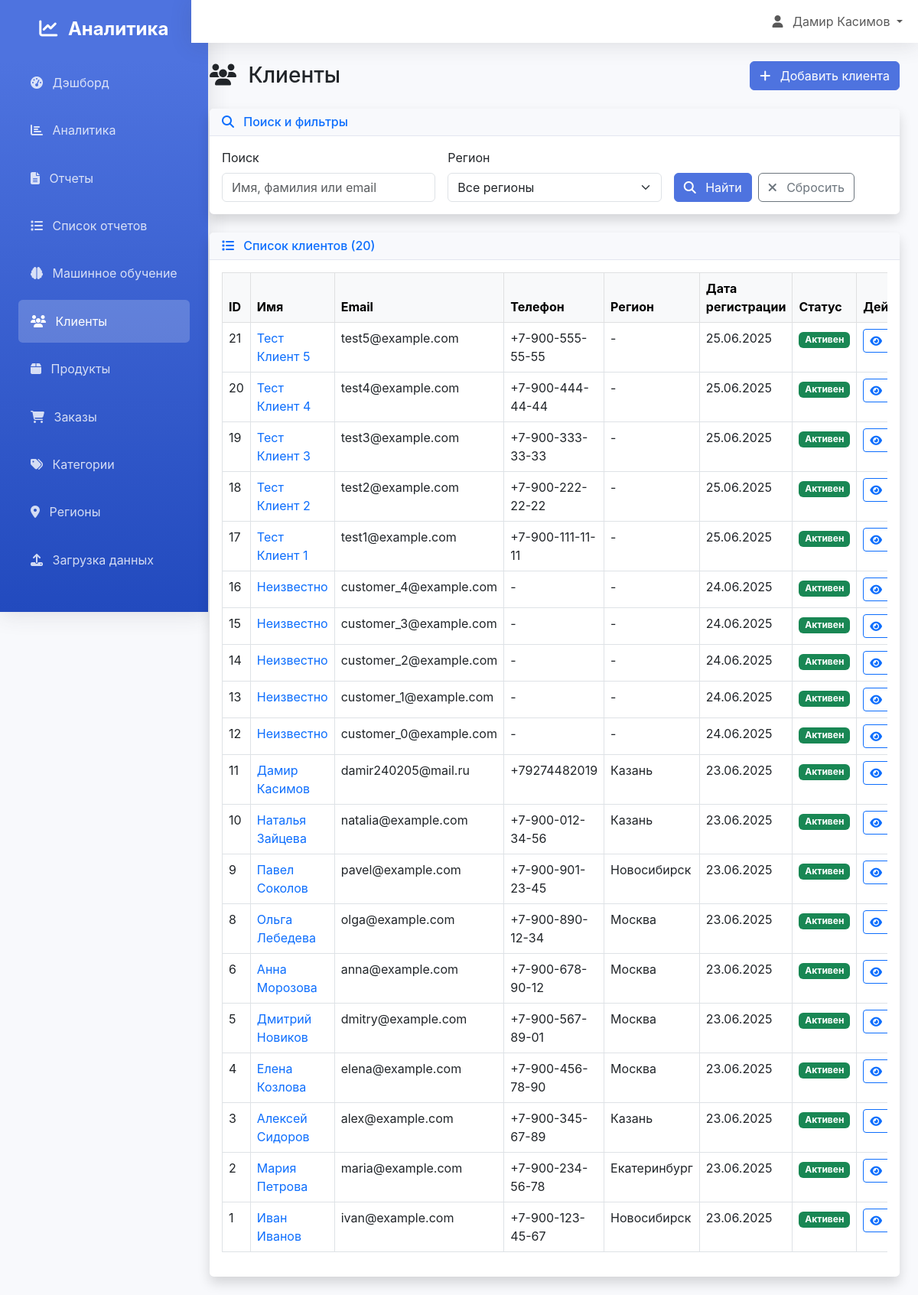
/customers/ (signed in), run on an earlier commit of the app's database.
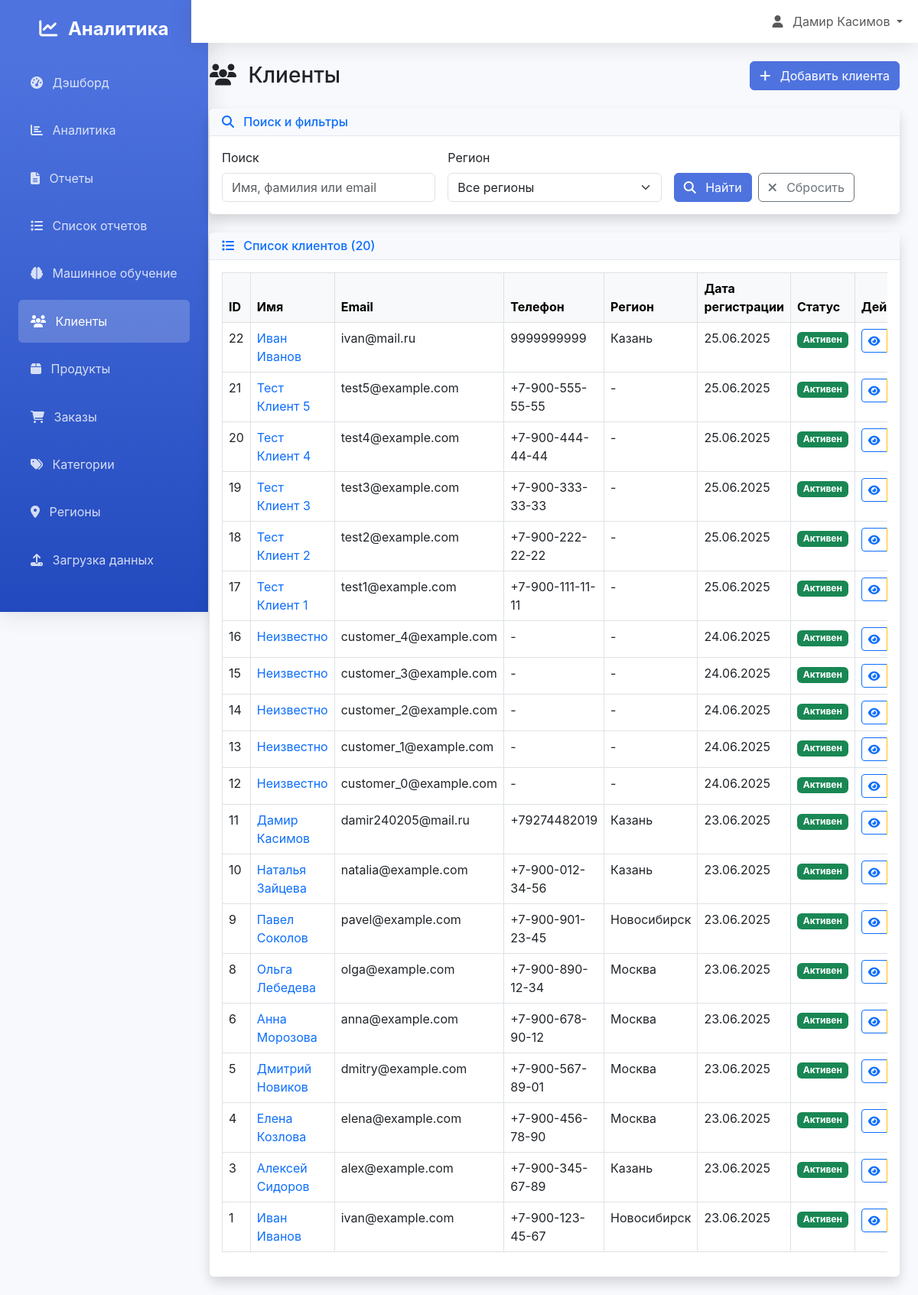
And on a later commit of the database.
### analytics/models.py (models this page shows, shortened)
class Customer(models.Model):
    GENDER_CHOICES = [
        ('M', 'Мужской'),
        ('F', 'Женский'),
        ('O', 'Другой'),
    ]
    user = models.OneToOneField(User, on_delete=models.CASCADE, null=True, blank=True, verbose_name="Пользователь")
    first_name = models.CharField(max_length=100, verbose_name="Имя")
    last_name = models.CharField(max_length=100, verbose_name="Фамилия")
    email = models.EmailField(unique=True, verbose_name="Email")
    phone = models.CharField(max_length=20, blank=True, verbose_name="Телефон")
    gender = models.CharField(max_length=1, choices=GENDER_CHOICES, blank=True, verbose_name="Пол")
    birth_date = models.DateField(null=True, blank=True, verbose_name="Дата рождения")
    region = models.ForeignKey(Region, on_delete=models.SET_NULL, null=True, blank=True, verbose_name="Регион")
    address = models.TextField(blank=True, verbose_name="Адрес")
    registration_date = models.DateTimeField(auto_now_add=True, verbose_name="Дата регистрации")
    is_active = models.BooleanField(default=True, verbose_name="Активен")
    class Meta:
        verbose_name = "Клиент"
        verbose_name_plural = "Клиенты"
        ordering = ['-registration_date']
    @property
    def full_name(self):
        return f"{self.first_name} {self.last_name}"

class Region(models.Model):
    name = models.CharField(max_length=100, verbose_name="Название")
    code = models.CharField(max_length=10, unique=True, verbose_name="Код региона")
    population = models.IntegerField(default=0, verbose_name="Население")
    created_at = models.DateTimeField(auto_now_add=True, verbose_name="Дата создания")
    class Meta:
        verbose_name = "Регион"
        verbose_name_plural = "Регионы"
        ordering = ['name']

### analytics/views.py (the view)
# urls.py: path('customers/', views.CustomerListView.as_view(), name='customer_list'),
class CustomerListView(LoginRequiredMixin, ListView):
    model = Customer
    template_name = 'analytics/customer_list.html'
    context_object_name = 'customers'
    paginate_by = 20
    def get_queryset(self):
        queryset = Customer.objects.all()
        search = self.request.GET.get('search')
        region = self.request.GET.get('region')
        if search:
            queryset = queryset.filter(
                Q(first_name__icontains=search) |
                Q(last_name__icontains=search) |
                Q(email__icontains=search)
            )
        if region:
            queryset = queryset.filter(region_id=region)
        return queryset
    def get_context_data(self, **kwargs):
        context = super().get_context_data(**kwargs)
        context['regions'] = Region.objects.all()
        return context

### templates/analytics/customer_list.html (shortened to what the changed rows need)
{% extends 'base.html' %}
{% load crispy_forms_tags %}
{% block content %}
<div class="d-flex justify-content-between align-items-center mb-4">
    <h1 class="h3 mb-0 text-gray-800">
        <i class="fas fa-users me-2"></i>
        Клиенты
    </h1>
</div>
<div class="card shadow">
    <div class="card-body">
        {% if customers %}
            <div class="table-responsive">
                <table class="table table-bordered table-hover">
                    <thead class="table-light">
                        <tr>
                            <th>ID</th>
                            <th>Имя</th>
                            <th>Email</th>
                            <th>Телефон</th>
                            <th>Регион</th>
                            <th>Дата регистрации</th>
                            <th>Статус</th>
                            <th>Действия</th>
                        </tr>
                    </thead>
                    <tbody>
                        {% for customer in customers %}
                        <tr>
                            <td>{{ customer.id }}</td>
                            <td>
                                <a href="{% url 'analytics:customer_detail' customer.pk %}" class="text-decoration-none">
                                    {{ customer.full_name }}
                                </a>
                            </td>
                            <td>{{ customer.email }}</td>
                            <td>{{ customer.phone|default:"-" }}</td>
                            <td>{{ customer.region.name|default:"-" }}</td>
                            <td>{{ customer.registration_date|date:"d.m.Y" }}</td>
                            <td>
                                <span class="badge bg-{% if customer.is_active %}success{% else %}danger{% endif %}">
                                    {% if customer.is_active %}Активен{% else %}Неактивен{% endif %}
                                </span>
                            </td>
                            <td>
                                <div class="btn-group" role="group">
                                    <a href="{% url 'analytics:customer_detail' customer.pk %}"
                                       class="btn btn-sm btn-outline-primary" title="Просмотр">
                                        <i class="fas fa-eye"></i>
                                    </a>
                                </div>
                            </td>
                        </tr>
                        {% endfor %}
                    </tbody>
                </table>
            </div>
        {% endif %}
    </div>
</div>
{% endblock %}

What changed in the data, as far as the page shows it:
removed Customer: id "2", full_name "Мария Петрова", email "maria@example.com", phone "+7-900-234-56-78", region.name "Екатеринбург", registration_date "23.06.2025", is_active "Активен"
added Customer: id "22", full_name "Иван Иванов", email "ivan@mail.ru", phone "9999999999", region.name "Казань", registration_date "25.06.2025", is_active "Активен"
